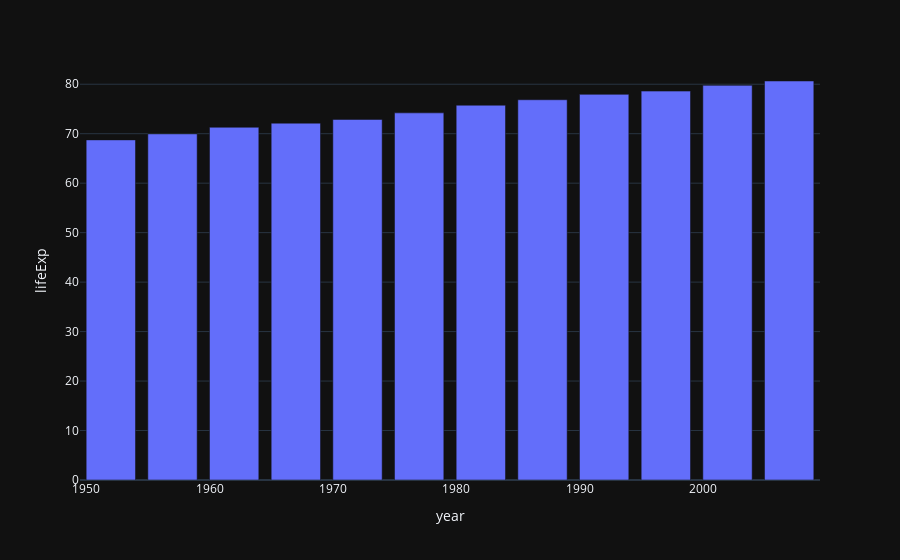

Source (notebook cell):
### Code cell
fig = px.bar(data_filter, x='year', y='lifeExp')
fig.show()

### Figure 1 — Plotly figure (JSON) as saved in the notebook; plotly's stock layout.template omitted (floating-point values rounded to 4 significant figures)
{"data": [{"hovertemplate": "year=%{x}<br>lifeExp=%{y}<extra></extra>", "legendgroup": "", "marker": {"color": "#636efa", "pattern": {"shape": ""}}, "name": "", "orientation": "v", "showlegend": false, "textposition": "auto", "x": [1952, 1957, 1962, 1967, 1972, 1977, 1982, 1987, 1992, 1997, 2002, 2007], "xaxis": "x", "y": [68.75, 69.96, 71.3, 72.13, 72.88, 74.21, 75.76, 76.86, 77.95, 78.61, 79.77, 80.65], "yaxis": "y", "type": "bar"}], "layout": {"xaxis": {"anchor": "y", "domain": [0.0, 1.0], "title": {"text": "year"}}, "yaxis": {"anchor": "x", "domain": [0.0, 1.0], "title": {"text": "lifeExp"}}, "legend": {"tracegroupgap": 0}, "margin": {"t": 60}, "barmode": "relative"}}
